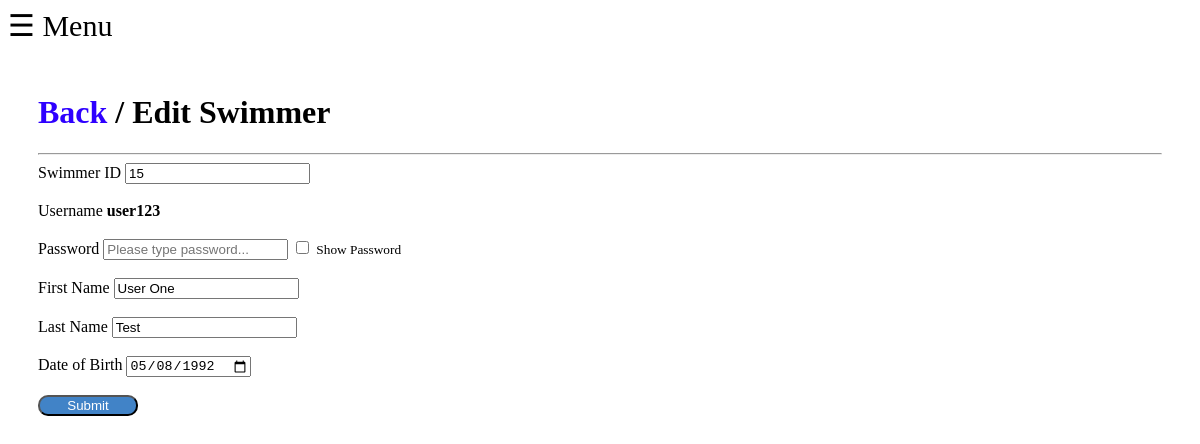
The app's page /parents/swimmersEdit.php?id=15 (signed in) with its own data.
### tables this page shows
CREATE TABLE `swimmers` (
  `id` int(11) NOT NULL,
  `role_id` int(11) NOT NULL,
  `username` varchar(255) NOT NULL,
  `password` char(60) NOT NULL,
  `fname` varchar(20) NOT NULL,
  `lname` varchar(50) NOT NULL,
  `dob` date NOT NULL,
  `email` varchar(225) NOT NULL,
  `active` int(11) NOT NULL DEFAULT '0'
);

### core/DB/DB.php (called while the page is built, shortened)
<?php
    if($_SERVER['SERVER_NAME'] == 'localhost') {
        $host = "localhost";
        $dbName = "pdocourse";
        $dbusername = "root";
        $dbpassword = "";
    } else {
        $host = "localhost";
        $dbName = "sekti92_pdocourse";
        $dbusername = "crimson";
        $dbpassword = "crimson";
    }
    function connect() {
        global $host;
        global $dbName;
        global $dbusername;
        global $dbpassword;
        try {
            $pdo = new PDO("mysql:host=".$host.";dbname=".$dbName."", $dbusername, $dbpassword);
            $pdo->setAttribute(PDO::ATTR_ERRMODE, PDO::ERRMODE_EXCEPTION);
            $pdo->setAttribute(PDO::ATTR_DEFAULT_FETCH_MODE, PDO::FETCH_OBJ);
            $pdo->setAttribute(PDO::ATTR_EMULATE_PREPARES, false);
            return $pdo;
        } catch (PDOException $e) {
            return false;
        }
    }
    function query($query, $params = array()) {
        $stmt = connect()->prepare($query);
        $stmt->execute($params);
        if(explode(' ', $query)[0] == 'SELECT'){
            $data = $stmt->fetchAll();
            return $data;
        } else {
            return ($stmt) ? true : false;
        }
    }
 ?>

### parents/swimmersEdit.php (the view, shortened to what this page needs)
<?php
    include '../inc/loggedIn_header.php';
    include '../inc/loggedIn_nav.php';
    $validationMsg = array();
 ?>
    <main id="main-content">
        <?php
            if($_GET) {
                $id = trim($_GET['id']);
                $id = htmlentities($id, ENT_COMPAT, 'UTF-8');
            }
        ?>
        <?php
            if(empty($validationMsg['id']) && isset($_GET['id'])) {
                $queryOne = query('SELECT * FROM swimmers WHERE id = :id', array('id'=>$id));
                if($queryOne) {
        ?>
                    <h1><a href="swimmersList.php">Back</a> / Edit Swimmer</h1>
                    <hr>
                    <form method="post" action="swimmersEdit.php?id=<?= $queryOne[0]->id ?>">
                        <label>
                            Swimmer ID
                            <input readonly required type="number" name="id" value="<?= (isset($queryOne[0]->id)) ? $queryOne[0]->id : output(@$id) ?>">
                        </label><br><br>
                        <label>
                            Username <b><?= $queryOne[0]->username; ?></b>
                        </label><br><br>
                        <label>
                            Password
                            <input aria-required="true" maxlength="25" id="password" type="password" name="password" placeholder="Please type password..." value="<?php output(@$password) ?>">
                            <input type="checkbox" onclick="togglePassword('password')"> <small>Show Password</small>
                        </label><br><br>
                        <label>
                            First Name
                            <input aria-required="true" type="text" name="fname" placeholder="Please type fname..." maxlength="50" value="<?= (isset($queryOne[0]->fname)) ? $queryOne[0]->fname : output(@$fname) ?>">
                        </label><br><br>
                        <label>
                            Last Name
                            <input aria-required="true" type="text" name="lname" placeholder="Please type lname..." maxlength="50" value="<?= (isset($queryOne[0]->lname)) ? $queryOne[0]->lname : output(@$lname) ?>">
                        </label><br><br>
                        <label>
                            Date of Birth
                            <input type="date" name="dob" aria-required="true" maxlength="20" value="<?= (isset($queryOne[0]->dob)) ? $queryOne[0]->dob : output(@$dob) ?>"/>
                        </label><br><br>
                        <a href="#confirmation"><button type="button" class="info">Submit</button></a>
                    </form>
        <?php
                } else {
                    echo '<h1>Oops something happen!</h1>';
                    $validationMsg['id'] = errMsg('Unindentified id!');
                    echo output(@$validationMsg['id']);
                    echo '<h3>We cannot process your request please click <a href="swimmersList.php">here</a> to go back to previous menu</h3>';
                }
            } else {
                echo '<h1>Oops something happen!</h1>';
                $validationMsg['id'] = errMsg('Unindentified id!');
                echo output(@$validationMsg['id']);
                echo '<h3>We cannot process your request please click <a href="swimmersList.php">here</a> to go back to previous menu</h3>';
            }
        ?>
    </main>
<?php
    include '../inc/loggedIn_footer.php';
 ?>

### assets/css/slide.css (style rules this page uses)
h1>a { text-decoration: none; color: #2e00ff; }
.info { width: 100px; background: #4183c7; color: #fff; border-color: 1px solid #fff; border-radius: 10px; }
.menu { overflow-x: scroll; position: relative; left: 0; }
.nav-menu, .menu { -webkit-transition: left 0.2s ease; -moz-transition: left 0.2s ease; transition: left 0.2s ease; }
main { padding: 30px; }

### records on screen
swimmers: id "15", username "user123", fname "User One", lname "Test", dob "05/08/1992"
